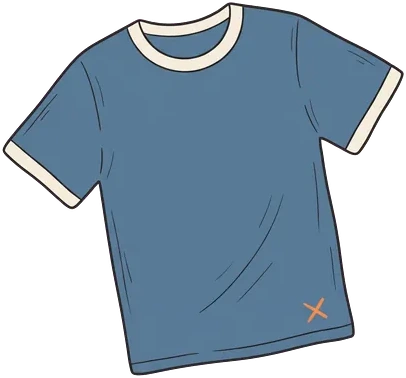
#> input picture assets/categorie/abbigliamento.webp, 406 x 378 px; its folder holds only this picture in this run
$ python ritaglia_categorie.py assets/categorie/abbigliamento.webp
#> lines starting #> are read from the running program, lines starting #| are printed output that depends on the picture
#> in main, im is the input picture: PIL image 406x378 RGBA; mean R, G, B, A 70.6, 87.6, 102.9, 155.9
"""Prepara le illustrazioni della pagina Sfoglia: le ritaglia e le
PAREGGIA, cosi' in griglia sembrano tutte della stessa taglia.

PERCHE' ESISTE, in due tempi.

1) IL RITAGLIO. Le illustrazioni arrivano come quadrati 512x512 col
disegno al centro e circa il 30% di margine trasparente attorno. Quel
margine e' spazio che la piastrella paga: il disegno puo' essere alto
al massimo quanto la fascia sotto il nome, e se un terzo e' vuoto, il
disegno si vede piccolo.
L'alpha si guarda SOPRA UNA SOGLIA e non sopra lo zero: un file
arrivava con una velatura quasi invisibile stesa su tutta la tela, e
col confronto a zero risultava gia' tirato mentre il disegno vero ne
occupava meno di meta'.

2) IL PAREGGIO, che e' la parte meno ovvia. Ritagliate e basta, le
illustrazioni sembrano ancora di taglie diverse — e non per colpa del
loro rettangolo: un pallone e una chitarra possono occupare lo stesso
rettangolo, ma il pallone e' pieno e la chitarra e' un filo, quindi il
pallone «pesa» il triplo. A contare e' l'INCHIOSTRO, cioe' quanti
pixel pieni il disegno copre davvero. Qui si misura quello e si mette
un TETTO: chi lo supera riceve un bordo trasparente attorno, che in
pagina lo rende piu' piccolo senza toccare il disegno.
Non si puo' fare il contrario — ingrandire i piu' leggeri — perche'
sono gia' al massimo che la piastrella concede: la chitarra resta la
piu' leggera, ed e' un limite dichiarato.

Idempotente: rilanciarlo non riscrive nulla se i file sono gia' a
posto (i WebP sono lossy, e la regola della compressione unica vale
anche qui). Va rilanciato quando si aggiunge o si rifa'
un'illustrazione; `prove.py` controlla che il tetto sia rispettato.

    python ritaglia_categorie.py            # dice cosa farebbe
    python ritaglia_categorie.py --scrivi   # lo fa
"""
import os
import sys

CARTELLA = os.path.join("assets", "categorie")
QUALITA = 92
# Sotto il visibile, ma sopra l'antialiasing dei bordi: e' la soglia
# che smaschera la velatura invisibile senza mangiare i contorni.
SOGLIA_ALPHA = 8
# Il riquadro del CSS a 360px (.cat-fig: width 54% di 159, e l'altezza
# che resta sotto il nome). Serve solo a sapere CHI e' limitato in
# larghezza e chi in altezza — se quelle misure cambiassero di molto,
# il pareggio andrebbe rifatto.
BOX_W, BOX_H = 85.9, 75.0
# Il tetto, in multipli dell'inchiostro MEDIANO: 1.05 lascia stare la
# meta' piu' leggera e calma solo chi sporge.
TETTO = 1.05
# I RITOCCHI A MANO, guardando la pagina vera: la misura
# dell'inchiostro porta lontano ma non decide tutto — una ciotola vista
# dall'alto «pesa» piu' di quanto dica il suo inchiostro. Qui il
# moltiplicatore sul tetto per le singole voci: sotto 1 = piu' piccola.
# Chi ne aggiunge una lo faccia dopo aver guardato la griglia intera,
# non la singola piastrella.
RITOCCHI = {"animali": .68}
# La SOGLIA per-voce, seconda tabellina dei ritocchi (ago 2026, nata
# col biglietto di «Buoni ed esperienze»): il file arrivava con un
# alone tenue — alpha fra 8 e 32 — steso su TUTTA la tela, quindi con
# la soglia globale risultava gia' tirato mentre il disegno vero
# (378x268) stava appoggiato in ALTO, e in piastrella si vedeva
# piccolo e alto. Alzare la soglia solo per lui ritaglia l'alone senza
# toccare il disegno, che cresce e si ricentra; alzarla per TUTTI
# mangerebbe l'antialiasing dei bordi delle altre 26. Chi aggiunge una
# voce misuri prima il bbox a piu' soglie, come per la velatura di
# Bellezza.
SOGLIE = {"buoni-ed-esperienze": 32}
# Sotto questo scarto non si riscrive: un ritocco da pochi pixel non
# vale una seconda compressione.
MINIMO = .02
# Il francobollo per il foglio-picker di Vendi, dove l'illustrazione
# sta in una pastiglia da ~32px: il file pieno la' dentro sarebbe uno
# spreco (26 file da 512px, 787 KB e 13 MB di bitmap da decodificare,
# per un menu che si apre in due secondi). 128px danno margine anche
# sugli schermi a 3x. Stessa idea delle miniature `_min` delle foto.
LATO_MINI = 128
SUFFISSO_MINI = "-mini"


def _misura(im, soglia=SOGLIA_ALPHA):
    """riquadro del disegno, inchiostro e resa nel riquadro del CSS"""
#> called with soglia = 8
    from PIL import Image  # noqa: F401  (serve solo al chiamante)
    a = im.getchannel("A")
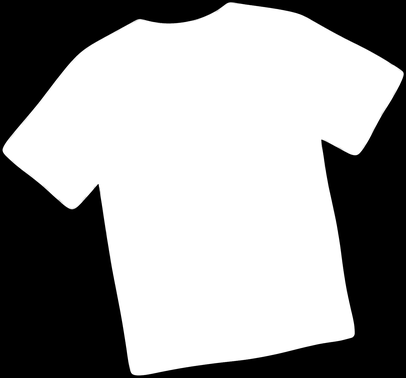
#> a: PIL image 406x378 L; min 0, max 255, mean 155.9
    bb = a.point(lambda v: 255 if v > soglia else 0).getbbox()
#> bb = (2, 2, 404, 376)
    if bb is None:
        return None, 0, 0
    disegno = im.crop(bb)
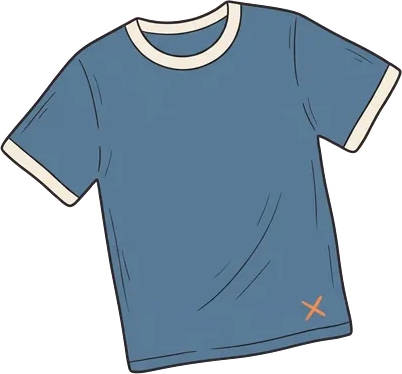
#> disegno: PIL image 402x374 RGBA; mean R, G, B, A 71.8, 89.3, 104.9, 159.2; transparent parts drawn white
    ad = disegno.getchannel("A")
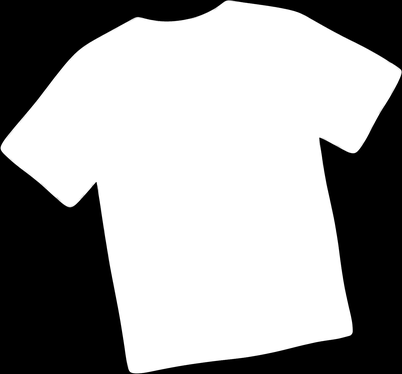
#> ad: PIL image 402x374 L; min 0, max 255, mean 159.2
    inchiostro = sum(n * i for i, n in enumerate(ad.histogram())) / 255.0
#> inchiostro = 93851.4
    w, h = disegno.size
#> w = 402; h = 374
    s = min(BOX_W / w, BOX_H / h)
#> s = 0.201
    return bb, inchiostro, inchiostro * s * s


def main():
    scrivi = "--scrivi" in sys.argv
    try:
        from PIL import Image
    except ImportError:
        print("serve Pillow:  pip install pillow")
        return 1
    if not os.path.isdir(CARTELLA):
        print(f"cartella {CARTELLA} assente")
        return 1

    file = sorted(f for f in os.listdir(CARTELLA)
                  if f.endswith(".webp")
                  and not f.endswith(SUFFISSO_MINI + ".webp"))
    misure = {}
    for nome in file:
        im = Image.open(os.path.join(CARTELLA, nome)).convert("RGBA")
        bb, ink, reso = _misura(im, SOGLIE.get(nome[:-5], SOGLIA_ALPHA))
#> bb = (2, 2, 404, 376); ink = 93851.4; reso = 3774.2
        if bb is None:
            print(f"  ⚠ {nome}: tutto trasparente, lasciato com'e'")
            continue
        misure[nome] = (im, bb, ink, reso)

    if not misure:
        return 1
    resi = sorted(m[3] for m in misure.values())
#> resi = [3774.2]
    mediana = resi[len(resi) // 2]
#> mediana = 3774.2
    tetto = mediana * TETTO
#> tetto = 3962.9
    print(f"inchiostro mediano {mediana:.0f}, tetto {tetto:.0f}\n")
#| inchiostro mediano 3774, tetto 3963

    fatti = fermi = 0
    for nome, (im, bb, ink, reso) in misure.items():
        disegno = im.crop(bb)
        w, h = disegno.size
        # quanto bordo serve perche' il reso scenda sotto il tetto
        suo = tetto * RITOCCHI.get(nome[:-5], 1.0)
        p = max(1.0, (reso / suo) ** .5) if suo else 1.0
        nw, nh = round(w * p), round(h * p)
        vecchio = im.size
        if (abs(nw - vecchio[0]) <= MINIMO * nw
                and abs(nh - vecchio[1]) <= MINIMO * nh):
            fermi += 1
            continue
        tela = Image.new("RGBA", (nw, nh), (0, 0, 0, 0))
        tela.alpha_composite(disegno, ((nw - w) // 2, (nh - h) // 2))
        quanto = "" if p == 1.0 else f"  −{100*(1-1/p):.0f}% in pagina"
        print(f"  {nome[:-5]:26s} {vecchio[0]}x{vecchio[1]} → {nw}x{nh}"
              f"   inchiostro {reso/mediana:.2f}x{quanto}")
        if scrivi:
            tela.save(os.path.join(CARTELLA, nome), "WEBP",
                      quality=QUALITA, method=6)
        fatti += 1
#> this loop made 1 pass
#> (nome, bb, ink, reso, w, h, suo, p) on pass 1: ('abbigliamento.webp', (2, 2, 404, 376), 93851.4, 3774.2, 402, 374, 3962.9, 1)
#> after the loop, fatti = 0; fermi = 1

    print(f"\n{fatti} da sistemare, {fermi} gia' a posto")
#| 0 da sistemare, 1 gia' a posto

    # I francobolli per il picker, rifatti SEMPRE dai file finali (cioe'
    # dopo ritaglio e pareggio): cosi' nel menu le proporzioni sono le
    # stesse della griglia, senza un secondo posto dove tararle.
    mini_fatti = mini_fermi = 0
    peso = 0.0
    for nome in file:
        pieno = os.path.join(CARTELLA, nome)
        mini = os.path.join(CARTELLA, nome[:-5] + SUFFISSO_MINI + ".webp")
        im = Image.open(pieno).convert("RGBA")
        s = LATO_MINI / max(im.size)
#> s = 0.315
        atteso = (max(1, round(im.size[0] * s)), max(1, round(im.size[1] * s)))
#> atteso = (128, 119)
        if os.path.exists(mini) and Image.open(mini).size == atteso and not scrivi:
            mini_fermi += 1
            peso += os.path.getsize(mini) / 1024
            continue
        if scrivi:
            im.resize(atteso, Image.LANCZOS).save(
                mini, "WEBP", quality=QUALITA, method=6)
            peso += os.path.getsize(mini) / 1024
            if os.path.exists(mini):
                mini_fatti += 1
        else:
            mini_fatti += 1
    if scrivi:
        print(f"{mini_fatti} francobolli da {LATO_MINI}px, "
              f"{peso:.0f} KB in tutto")
    else:
        print(f"{mini_fatti} francobolli da rifare, {mini_fermi} a posto")

    if (fatti or mini_fatti) and not scrivi:
        print("niente e' stato scritto: rilancia con --scrivi")
    return 0


if __name__ == "__main__":
    raise SystemExit(main())
#> (the program exits here)

$ run again, on assets/categorie/altro.webp
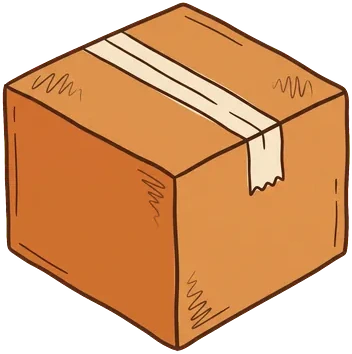
#> input picture assets/categorie/altro.webp, 352 x 354 px
#> in main, im is the input picture: PIL image 352x354 RGBA; mean R, G, B, A 161, 106.8, 61.8, 182.5
#> in _misura, `a = im.getchannel("A")`:
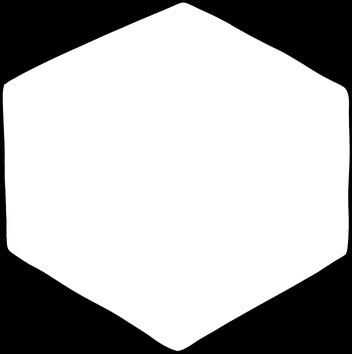
#> a: PIL image 352x354 L; min 0, max 255, mean 182.5
#> in _misura, `bb = a.point(lambda v: 255 if v > soglia else 0).getbbox()`: bb = (2, 2, 350, 352)
#> in _misura, `ad = disegno.getchannel("A")`:
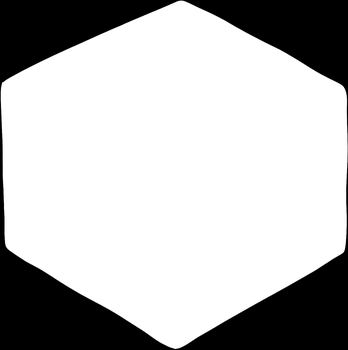
#> ad: PIL image 348x350 L; min 0, max 255, mean 186.7
#> inchiostro = 89173.5
#> in main, `bb, ink, reso = _misura(im, SOGLIE.get(nome[:-5], SOGLIA_ALPHA))`: bb = (2, 2, 350, 352); ink = 89173.5; reso = 4094.7
#> resi = [4094.7]
#> mediana = 4094.7
#> tetto = 4299.4
#| inchiostro mediano 4095, tetto 4299
#> the loop in main, `for nome, (im, bb, ink, reso) in misure.items():` made 1 pass
#> (nome, bb, ink, reso, w, h, suo, p) on pass 1: ('altro.webp', (2, 2, 350, 352), 89173.5, 4094.7, 348, 350, 4299.4, 1)
#> after the loop in main, `for nome, (im, bb, ink, reso) in misure.items():`: fatti = 0; fermi = 1
#| 0 da sistemare, 1 gia' a posto

$ run again, on assets/categorie/animali.webp
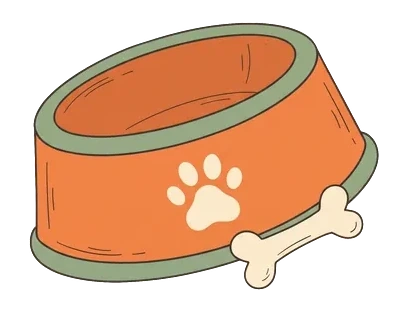
#> input picture assets/categorie/animali.webp, 409 x 313 px
#> in main, im is the input picture: PIL image 409x313 RGBA; mean R, G, B, A 124.4, 85.9, 58.9, 142.6
#> in _misura, `a = im.getchannel("A")`:
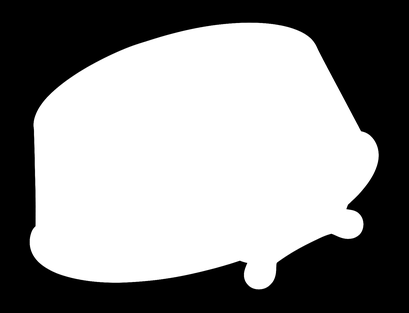
#> a: PIL image 409x313 L; min 0, max 255, mean 142.6
#> in _misura, `bb = a.point(lambda v: 255 if v > soglia else 0).getbbox()`: bb = (29, 22, 379, 290)
#> in _misura, `ad = disegno.getchannel("A")`:
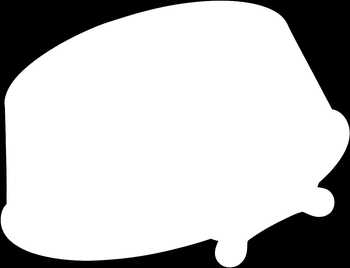
#> ad: PIL image 350x268 L; min 0, max 255, mean 194.6
#> inchiostro = 71576.8
#> in main, `bb, ink, reso = _misura(im, SOGLIE.get(nome[:-5], SOGLIA_ALPHA))`: bb = (29, 22, 379, 290); ink = 71576.8; reso = 4311.4
#> resi = [4311.4]
#> mediana = 4311.4
#> tetto = 4527
#| inchiostro mediano 4311, tetto 4527
#> the loop in main, `for nome, (im, bb, ink, reso) in misure.items():` made 1 pass
#> (nome, bb, ink, reso, w, h, suo, p) on pass 1: ('animali.webp', (29, 22, 379, 290), 71576.8, 4311.4, 350, 268, 3078.4, 1.18)
#> after the loop in main, `for nome, (im, bb, ink, reso) in misure.items():`: fatti = 0; fermi = 1
#| 0 da sistemare, 1 gia' a posto
